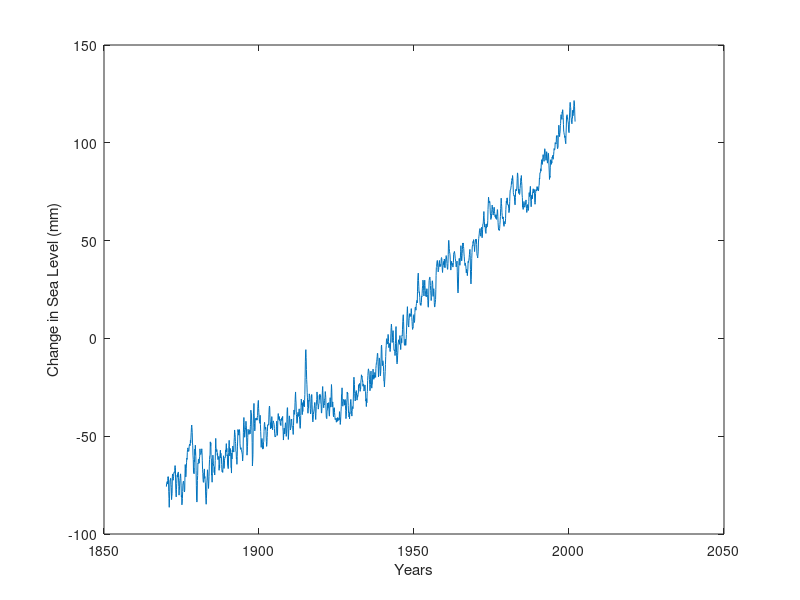
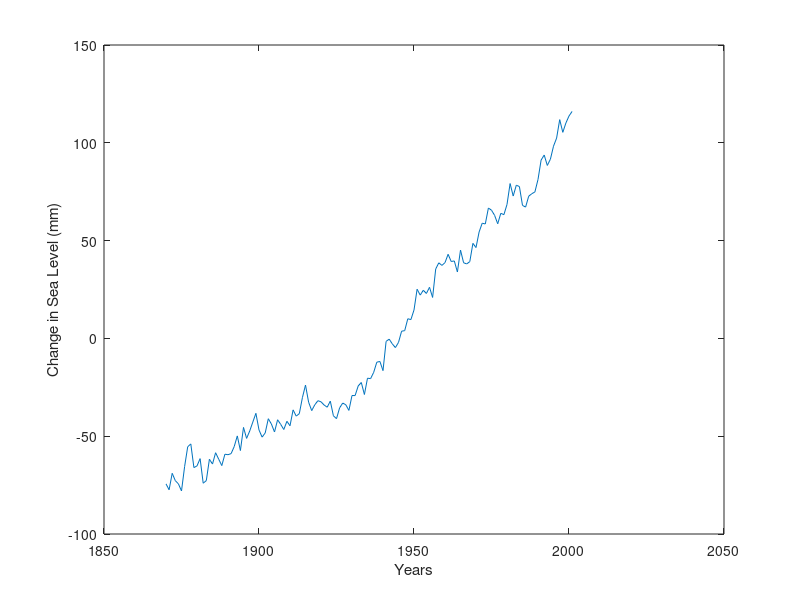

Source code (MATLAB) for these figures, in order: (Note: this script raises an error after producing the figures.)
%% Grace, Nolen, and KTP
% Hawaii sea level rise

%% Step #1: load in dataset 1 --> monthly global mean sea level rise 1870-2001 from .txt file
% File info: Columns: Year, Sea Level (mm) from, Standard deva
fileID = fopen('church_white_grl_gmsl.txt','r');
rawglobalslr = fscanf(fileID,'%f %f %f',[3, Inf]);
fclose(fileID);

globalslr = rawglobalslr';

%%
%convert years from scientific notation to decimal notation
allYears = unique(fix(globalslr(:,1)));
%yearList = NaN*zeros(length(allYears),1);    
% 

k=1;
for year = allYears(1):allYears(end)              
    yearList(k,1) = year;
    indYear = find(fix(globalslr(:,1)) == year);
    yearMean = mean(globalslr(indYear,2));
    yearList(k,2) = yearMean;
    k=k+1;
end
%% Step #1a: analyze dataset 1

figure(1); clf;
%sea level (mm) by time 1860-present
plot(globalslr(:,1),globalslr(:,2));
xlabel('Years');
ylabel('Change in Sea Level (mm)');

figure(2); clf;
%sea level (mm) by time 1860-present
plot(yearList(:,1),yearList(:,2));
xlabel('Years');
ylabel('Change in Sea Level (mm)');

%% Step #2 load in dataset 2 --> local sea level rise, Hawaii cities 
% info: from 1927-present

%Var1 = year
%Var2 = month
%Var3 = day
%Var4 = sea level (units?)
% lat lon

honoluluData = readtable('d057_honolulu.csv');      %21.30700	-157.86700
nawiliwiliData = readtable('d058_nawiliwili.csv');  %21.96700	-159.35000
kahuluiData = readtable('d059_kahului.csv');        %20.90000	-156.46700
hiloData = readtable('d060_hilo.csv');              %19.73300	-155.06700
mokuoloeData = readtable('d061_mokuoloe.csv');      %21.43300	-157.80000
barbersptData = readtable('d547_barberspoint.csv'); %21.32000	-158.12000
kaumalapauData = readtable('d548_kaumalapau.csv');  %20.78000	-156.90000
kawaihaeData = readtable('d552_kawaihae.csv');      %20.03300	-155.83300

cityLat = [21.30700, 21.96700, 20.90000, 19.73300, 21.43300, 21.32000, 20.78000, 20.03300];
cityLon = [-157.86700, -159.35000, -156.46700, -155.06700, -157.80000, -158.12000, -156.90000, -155.83300]

%% figuring out how to convert monthly mean to yearly means
%convert years from scientific notation to decimal notation
% honYears = table2array(unique(honolulu(:,1)));
% 
% k=1;
% for year = honYears(1):honYears(end)              
%     honList(k,1) = year;
%     indYear = find(table2array(honolulu(:,1)) == year);
%     yearMean = mean(table2array(honolulu(indYear,4)));
%     honList(k,2) = yearMean;
%     k=k+1;
% end
%% using MonthToYearMean function to condense data to yearly means
%dataNames = {honoluluData nawiliwiliData kahuluiData hiloData mokuoloeData barbersptData kaumalapauData kawaihaeData}

honolulu = MonthToYearMean(honoluluData);
nawiliwili = MonthToYearMean(nawiliwiliData);
kahului = MonthToYearMean(kahuluiData);
hilo = MonthToYearMean(hiloData);
mokuoloe = MonthToYearMean(mokuoloeData);
barberspt = MonthToYearMean(barbersptData);
kaumalapau = MonthToYearMean(kaumalapauData);
kawaihae = MonthToYearMean(kawaihaeData);
%% excluding outliers

honSort = rmoutliers(honolulu);
nawSort = rmoutliers(nawiliwili);
kahSort = rmoutliers(kahului);
hilSort = rmoutliers(hilo);
mokSort = rmoutliers(mokuoloe);
barSort = rmoutliers(barberspt);
kauSort = rmoutliers(kaumalapau);
kawSort = rmoutliers(kawaihae);

% figure(3); clf;
% subplot(2,1,1);
% plot(honSort(:,1),honSort(:,2));
% subplot(2,1,2);
% plot(honolulu(:,1),honolulu(:,2));
%% plotting each local sea level rise (with and without outliers)

placeNames = {honolulu nawiliwili kahului hilo mokuoloe barberspt kaumalapau kawaihae};
sortedNames = {honSort, nawSort, kahSort, hilSort, mokSort, barSort, kauSort, kawSort};

for num = 1:8
    figure(2+num); clf;
%without outliers
    subplot(2,1,1);
    plot(sortedNames{num}(:,1),sortedNames{num}(:,2)); 
%with outliers
    subplot(2,1,2);
    plot(placeNames{num}(:,1),placeNames{num}(:,2)); %with outliers
    xlabel('Years');
    ylabel('Change in Sea Level (mm)');
end

%% plotting all local stations on one graph

sortedNames = {honSort, nawSort, kahSort, hilSort, mokSort, kauSort, kawSort};
for num = 1:7
    plot(sortedNames{num}(:,1),sortedNames{num}(:,2),'LineWidth',2);
    hold on
end
xlabel('Years');
ylabel('Sea Level (mm)')
legend('honolulu','nawiliwili','kahului','hilo','mokuoloe','kaumalapau','kawaihae');
    
%%
figure(11); clf
worldmap([18 23],[-160 -154])
geoshow('landareas.shp','FaceColor','black')
title('Tidal Gauge Locations')
scatterm(cityLat,cityLon,50,'r','filled');

%% Step #2b: For each location, average the data to yearly values

%% Step #2c: Average the 7 cities for a 'Hawaiian' Sea level data set
% maybe not do this? hard bc the cities have different time scales
% instead going to calculate rates of change, I think

%% Step #3: load in dataset 3 --> global monthly SST 1891-present from .nc file
% data from NOAA
% NBB has full global data set on her comp. It runs through SSTdata
% info: from 1891-present
%       this is only the Hawaiian subset
%       3D which goes lon X lat X time
%       time is months from 1891 January to 2019 March

ncfile = 'SST1x1Hawaii.nc' ; % nc file name
% To get information about the nc file
ncinfo(ncfile);
% to display nc file
ncdisp(ncfile);
% to read a variable 'var' exisiting in nc file
sstHawaii = ncread(ncfile,'sst');
%% Step #3b: Average the SST for each year
% ignore the last 'page' in this file)
sstYearlyHawaii = zeros(10,6,127);

%sum all temps over each year then divide
for i = 1:10
    for j = 1:6
        for k = 1:1523
           sstYearlyHawaii(i,j,(floor(k/12)+1)) = sstYearlyHawaii(i,j,(floor(k/12)+1)) + sstHawaii(i,j,k);
        end 
    end 
end 

%removes missing values by averaging over local area
for i = 1:10
    for j = 1:6
        for k = 1:127
           if (sstYearlyHawaii(i,j,k) > 1000000)
                   sstYearlyHawaii(i,j,k) = (sstYearlyHawaii(i+1,j,k) + sstYearlyHawaii(i-1,j,k)+sstYearlyHawaii(i,j+1,k) + sstYearlyHawaii(i,j-1,k))/4;                         
           end 
        end 
    end 
end 

%take the yearly average
sstYearlyHawaii = sstYearlyHawaii/12;

%This is the average over each page so the value for all of Hawaii
sstYearly3D =  mean(sstYearlyHawaii,[1 2]);
sstYearlyMean = zeros(127,1);

for i = 1:1
    for j = 1:1
        for k = 1:127
           sstYearlyMean(k,1) = sstYearly3D(i,j,k);
        end 
    end 
end 

sstYears = zeros(127,1);
sstYears(1,1) = 1891;
for i = 2:127
    sstYears(i,1) = sstYears(i-1,1) +1;
end 

%% Step #3c Plot SST over time
figure(12); clf
plot(sstYears(2:127,:), sstYearlyMean(2:127,:));
%%
